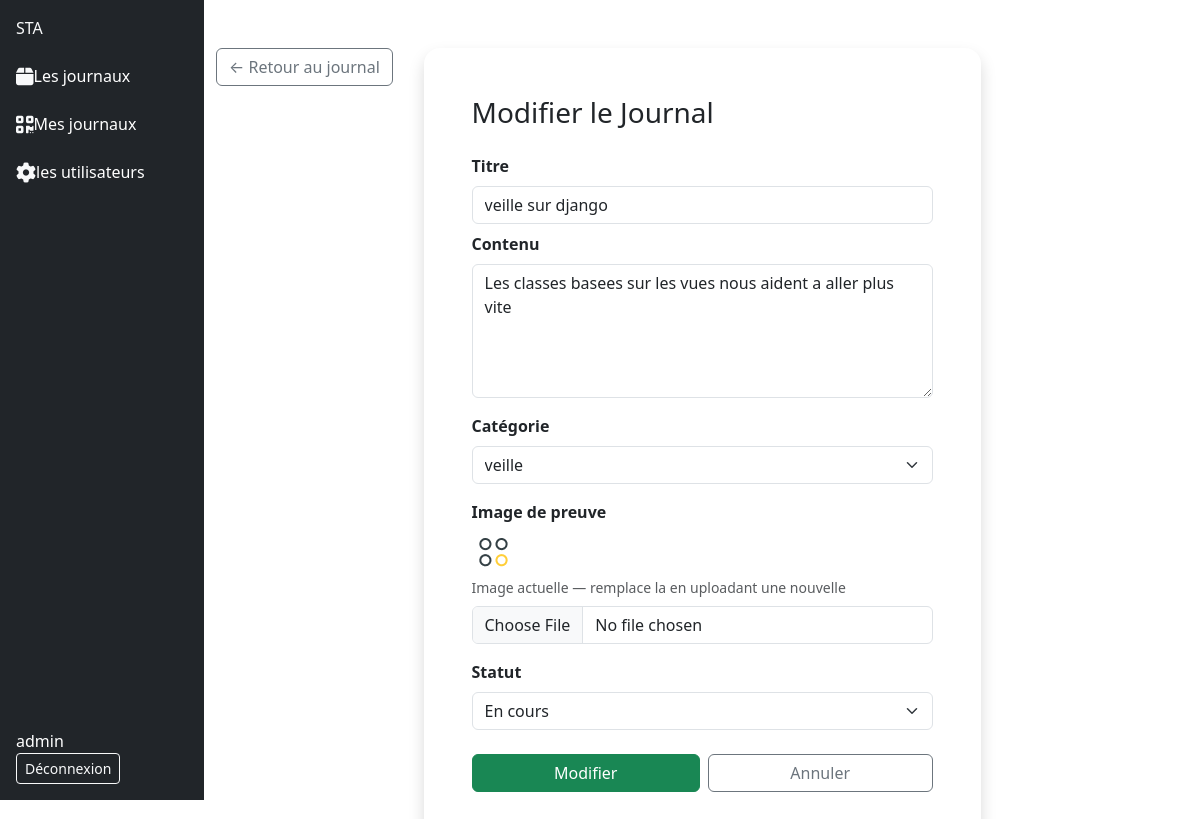
Screenshot of /entree/entree/1/modifier (signed in) with the database file from the repository.
### activite/models.py (models this page shows)
class Entree(models.Model) :
    class Statut(models.TextChoices):
        EN_COURS = 'en_cours', 'En cours'
        RESOLU   = 'resolu',   'Résolu'
        BLOQUE   = 'bloque',   'Bloqué'
    titre = models.CharField( max_length=100)
    contenu_textuel = models.TextField()
    image_de_preuve = models.ImageField(upload_to='images/')
    date_creation = models.DateTimeField(auto_now_add=True)
    categorie = models.ForeignKey(Categorie, on_delete=models.SET_NULL, null=True)
    user = models.ForeignKey(User, on_delete=models.SET_NULL, null=True)
    etat = models.CharField(
        max_length=20,
        choices=Statut.choices,
        default=Statut.EN_COURS
    )

### activite/views.py (the view, shortened to what this page needs)
# urls.py: path("entree/<int:pk>/modifier", EntreeUpdateView.as_view(), name="modifier_entree"),
class EntreeUpdateView(LoginRequiredMixin, UserPassesTestMixin, UpdateView):
    model = Entree
    form_class = EntreeUpdateForm
    template_name = 'update_tache.html'
    def test_func(self):
        entree = self.get_object()
        return self.request.user == entree.user or self.request.user.is_staff

### activite/forms.py
class EntreeUpdateForm(forms.ModelForm):
    class Meta:
        model = Entree
        fields = ['titre','contenu_textuel', 'categorie', 'image_de_preuve','etat']

### activite/templates/update_tache.html (shortened to what this page needs)
{% extends 'base.html' %}
{% block content %}
<div class="container py-4">
    <a href="{% url 'detail_entree' object.pk%}" class="btn btn-outline-secondary mb-4 position-fixed">
        ← Retour au journal
    </a>
    <div class="row justify-content-center">
        <div class="col-md-7">
            <div class="card shadow border-0 rounded-4">
                <div class="card-body p-5">
                    <h3 class="mb-4">Modifier le Journal</h3>
                    <form method="post" enctype="multipart/form-data">
                        <div class="mb-2">
                            <label class="form-label fw-semibold">Titre</label>
                            <input type="text"
                                   name="titre"
                                   class="form-control"
                                   value="{{ form.titre.value|default:'' }}">
                        </div>
                        <div class="mb-3">
                            <label class="form-label fw-semibold">Contenu</label>
                            <textarea name="contenu_textuel"
                                      class="form-control"
                                      rows="5">{{ form.contenu_textuel.value|default:'' }}</textarea>
                        </div>
                        <div class="mb-3">
                            <label class="form-label fw-semibold">Catégorie</label>
                            <select name="categorie" class="form-select">
                                {% for choice in form.categorie.field.queryset %}
                                    <option value="{{ choice.pk }}"
                                        {% if form.categorie.value == choice.pk|stringformat:"s" %}selected{% endif %}>
                                        {{ choice.nom_categorie }}
                                    </option>
                                {% endfor %}
                            </select>
                        </div>
                        <div class="mb-3">
                            <label class="form-label fw-semibold">Image de preuve</label>
                            {% if object.image_de_preuve %}
                                <div class="mb-2">
                                    <img src="{{ object.image_de_preuve.url }}"
                                         class="img-fluid rounded"
                                         style="max-height: 150px; object-fit: cover;"
                                         alt="Image actuelle">
                                    <small class="text-muted d-block mt-1">Image actuelle — remplace la en uploadant une nouvelle</small>
                                </div>
                            {% endif %}
                            <input type="file"
                                   name="image_de_preuve"
                                   class="form-control"
                                   accept="image/*">
                        </div>
                        <div class="mb-4">
                            <label class="form-label fw-semibold">Statut</label>
                            <select name="etat" class="form-select">
                                {% for valeur, label in form.etat.field.choices %}
                                    <option value="{{ valeur }}"
                                        {% if form.etat.value == valeur %}selected{% endif %}>
                                        {{ label }}
                                    </option>
                                {% endfor %}
                            </select>
                        </div>
                        <div class="d-flex gap-2">
                            <button type="submit" class="btn btn-success flex-fill">
                                Modifier
                            </button>
                            <a href="{% url 'entree' %}" class="btn btn-outline-secondary flex-fill">
                                Annuler
                            </a>
                        </div>
                    </form>
                </div>
            </div>
        </div>
    </div>
</div>
{% endblock content %}

### templates/base.html (shortened to what this page needs)
{% load static %}
<!DOCTYPE html>
<html lang="en">
<head>
    <link href="https://cdn.jsdelivr.net/npm/bootstrap@5.3.3/dist/css/bootstrap.min.css" rel="stylesheet">
</head>
<body>
    <div class=" justify-content-between m-0">
        <div class="row d-flex flex-row" >
            <div class="sidebar sticky-top d-flex flex-column justify-content-between align-items-start p-3 vh-100 bg-dark  start-0 top-0  col-2" >
                <div class="d-flex flex-column align-items-start gap-4">
                <a class="navbar-brand text-light" href="{% url 'entree' %}">STA</a>
                <a class="text-decoration-none text-white" href="{% url 'entree' %}"><i class="fa-solid fa-box fa-lg text-light"></i>Les journaux</a>
                <a class="text-decoration-none text-white" href="{% url 'user_entrees' user.pk%}"><i class="fa-solid fa-qrcode fa-lg text-light"></i>Mes journaux</a>
                {% if user.is_superuser %}
                    <a class="text-decoration-none text-white" href="{% url 'liste_users' %}"><i class="fa-solid fa-gear fa-lg text-light"></i>les utilisateurs</a>
                {% endif %}
                </div>
                <div>
                {% if request.user.is_authenticated %}
                    <span class="text-white me-3">{{ request.user.username }}</span>
                    <form method="post" action="{% url 'logout' %}">
                        <button type="submit" class="btn btn-outline-light btn-sm">Déconnexion</button>
                    </form>
                {% endif %}
                </div>
            </div>
            <div class="col-10 mt-4 ">
                {% block content %}
                {% endblock content %}
            </div>
        </div>
    </div>
</body>
</html>

### rows the page displays
Entree: titre "veille sur django", contenu_textuel "Les classes basees sur les vues nous aident a aller plus vite", image_de_preuve (picture), etat "En cours"

### other values shown
{{ request.user.username }} "admin"
form field categorie "veille"
